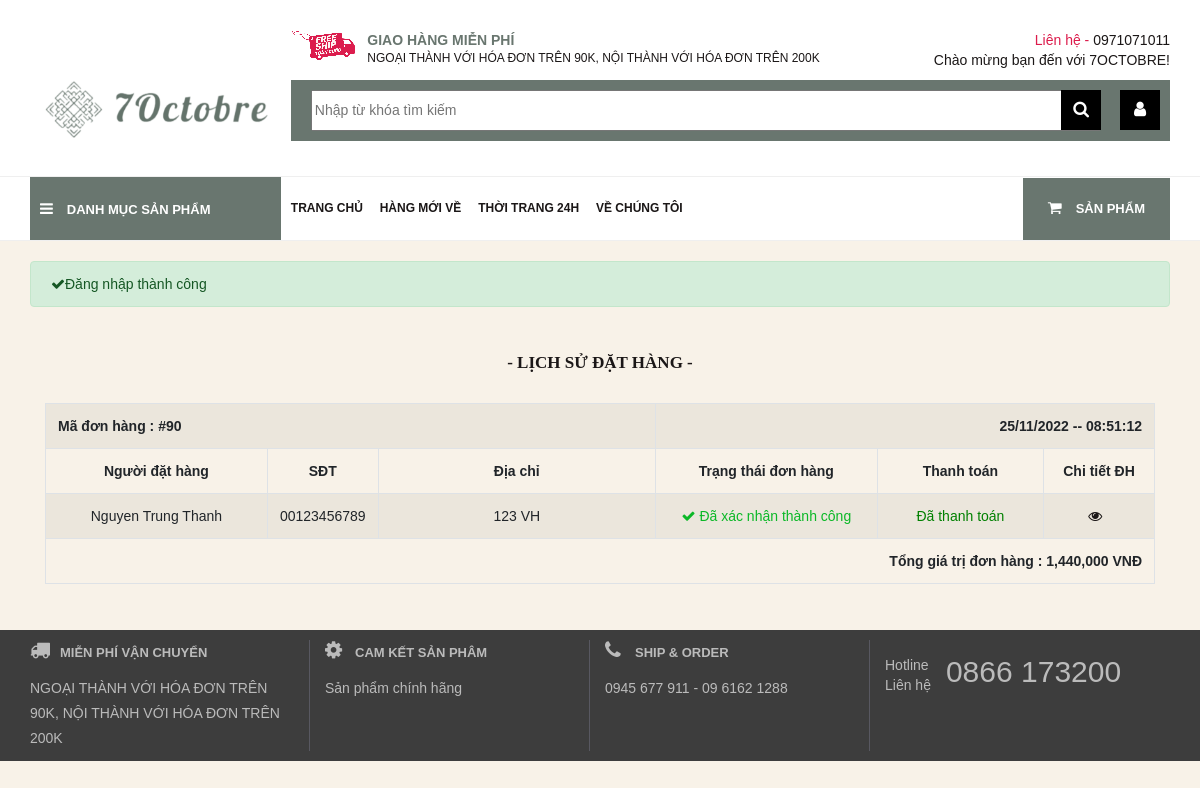
Page /lich-su-mua-hang (signed in) on the committed database.
### tables this page shows
CREATE TABLE `categories` (
  `id` int(11) NOT NULL,
  `name` varchar(255) NOT NULL,
  `avatar` varchar(255) DEFAULT NULL,
  `status` tinyint(3) NOT NULL,
  `category_status` tinyint(3) NOT NULL,
  `content` varchar(255) NOT NULL,
  `hotcategory` tinyint(3) NOT NULL,
  `created_at` timestamp NOT NULL DEFAULT current_timestamp(),
  `updated_at` datetime DEFAULT NULL
);

CREATE TABLE `orders` (
  `id` int(11) NOT NULL,
  `user_id` int(11) DEFAULT NULL COMMENT 'Id của user trong trường hợp đã login và đặt hàng, là khóa ngoại liên kết với bảng users',
  `fullname` varchar(255) DEFAULT NULL COMMENT 'Tên khách hàng',
  `address` varchar(255) DEFAULT NULL COMMENT 'Địa chỉ khách hàng',
  `phone` varchar(255) DEFAULT NULL COMMENT 'SĐT khách hàng',
  `email` varchar(255) DEFAULT NULL COMMENT 'Email khách hàng',
  `note` text DEFAULT NULL COMMENT 'Ghi chú từ khách hàng',
  `price_total` int(11) DEFAULT NULL COMMENT 'Tổng giá trị đơn hàng',
  `payment_status` tinyint(2) DEFAULT NULL COMMENT 'Trạng thái đơn hàng: 0 - Chưa thành toán, 1 - Đã thành toán',
  `status` tinyint(3) NOT NULL,
  `created_at` timestamp NOT NULL DEFAULT current_timestamp() COMMENT 'Ngày tạo đơn',
  `updated_at` datetime DEFAULT NULL COMMENT 'Ngày cập nhật cuối'
);

### App/controllers/controller.php (called while the page is built, shortened)
<?php
class Controller{
    public function render($file,$variable=[]){
        extract($variable);
        require_once $file;
        $view= ob_get_clean();
        return $view;
    }
}

### Mvc/Frontend/controllers/LoginController.php (called while the page is built, shortened)
<?php
require_once  "Mvc/Frontend/Models/Order.php";
class LoginController extends Controller{
    public function history()
    {
        $id=$_SESSION["user_account"]["id"];
        $order_model=new Order();
        $orders=$order_model->listOrder($id);
        $this->content=$this->render('Mvc/frontend/views/login/shoppingcart.php',["orders" => $orders]);
        require_once 'Mvc/frontend/views/layouts/main.php';
    }
}

### index.php (called while the page is built, shortened)
<?php
    $action=isset($_GET["action"]) ? $_GET["action"] : 'index';
    $obj = new $controller;
    $obj->$action();

### App/database/Model.php (called while the page is built, shortened)
<?php
    class Model{
        public function __construct(){
            $this->connection=$this->getConnection();
        }
        public function getConnection(){
            $connection=new PDO(Database::DB_DSN,
                                Database::DB_USERNAME,
                                Database::DB_PASSWORD);
            return $connection;
        }
}

### Mvc/Frontend/models/Order.php (called while the page is built, shortened)
<?php
class Order extends Model
{
    public function listOrder($id){
        $obj_select=$this->connection->prepare("select * from orders where user_id=$id
                    order by orders.created_at desc ");
        $obj_select->execute();
        $orders = $obj_select->fetchAll(PDO::FETCH_ASSOC);
        return $orders;
    }
}

### Mvc/Frontend/models/Category.php (called while the page is built, shortened)
<?php
class Category extends Model{
    public function categoryNews(){
        $sql_select="select * from categories where status=1 and category_status=0 order by categories.created_at asc limit 0,3";
        $obj_select=$this->connection->prepare($sql_select);
        $obj_select->execute();
        return $obj_select->fetchAll(PDO::FETCH_ASSOC);
    }
}

### App/helpers/Helper.php (called while the page is built, shortened)
<?php
class Helper
{
    public static function getSlug($str) {
        $str = trim(mb_strtolower($str));
        $str = preg_replace('/(à|á|ạ|ả|ã|â|ầ|ấ|ậ|ẩ|ẫ|ă|ằ|ắ|ặ|ẳ|ẵ)/', 'a', $str);
        $str = preg_replace('/(è|é|ẹ|ẻ|ẽ|ê|ề|ế|ệ|ể|ễ)/', 'e', $str);
        $str = preg_replace('/(ì|í|ị|ỉ|ĩ)/', 'i', $str);
        $str = preg_replace('/(ò|ó|ọ|ỏ|õ|ô|ồ|ố|ộ|ổ|ỗ|ơ|ờ|ớ|ợ|ở|ỡ)/', 'o', $str);
        $str = preg_replace('/(ù|ú|ụ|ủ|ũ|ư|ừ|ứ|ự|ử|ữ)/', 'u', $str);
        $str = preg_replace('/(ỳ|ý|ỵ|ỷ|ỹ)/', 'y', $str);
        $str = preg_replace('/(đ)/', 'd', $str);
        $str = preg_replace('/[^a-z0-9-\s]/', '', $str);
        $str = preg_replace('/([\s]+)/', '-', $str);
        return $str;
    }
}

### Mvc/Frontend/views/login/shoppingcart.php (the view, shortened to what this page needs)
<div class="container">
    <div class="row">
        <div class="col-sm-12" style="margin: 30px 0px">
            <h5 style="font-size: 17px;text-align: center;margin-bottom: 10px;font-family: 'Times New Roman';font-weight: bold;padding-bottom: 20px"> - LỊCH SỬ ĐẶT HÀNG -</h5>
            <?php if(!empty($orders)):
                foreach ($orders as $cart):
                    ?>
                    <table   class="table table-striped table-bordered table-list">
                        <th  colspan="3"> Mã đơn hàng : #<?php echo $cart["id"]; ?></th>
                        <th style="text-align: right" colspan="3"><?php  echo date('d/m/Y -- H:i:s',strtotime($cart["created_at"]));?></th>
                        <tr style="text-align: center">
                            <th width="20%">Người đặt hàng</th>
                            <th  width="10%">SĐT</th>
                            <th  width="25%">Địa chỉ</th>
                            <th  width="20%">Trạng thái đơn hàng</th>
                            <th  width="15%">Thanh toán</th>
                            <th  width="10%">Chi tiết ĐH</th>
                        </tr>
                        <tr style="text-align: center">
                            <td><?php echo $cart["fullname"]; ?></td>
                            <td>0<?php echo $cart["phone"]; ?></td>
                            <td><?php echo $cart["address"]; ?></td>
                            <td>
                                <?php
                                if($cart["status"] == 0)
                                {
                                    echo "<i style='color: red' class='fa fa-retweet'></i> <span style='color:red'> Đang xử lý</span>";
                                }
                                elseif ($cart["status"] == 1)
                                {
                                    echo "<i style='color: #0bb827' class='fa fa-check'></i> <span style='color: #0bb827'>Đã xác nhận thành công</span>";
                                }
                                elseif($cart["status"] == 3)
                                {
                                    echo "<i style='color: red' class='fa fa-check'></i> <span style='color:red'> Đang hàng của bạn đã hủy</span>";
                                }
                                ?>
                            </td>
                            <td>
                                <?php
                                if($cart["payment_status"] == 0)
                                {
                                    echo "<p style='color:blue'>Thanh toán tại nhà </p>";
                                }
                                elseif ($cart["payment_status"] == 1)
                                {
                                    echo "<p style='color:green'>Đã thanh toán</p>";
                                }
                                ?>
                            </td>
                            <td>
                                <a  title="" href="san-pham-don-hang/<?php echo $cart["id"]; ?>"><i class="fa fa-eye"></i></a> &nbsp;
                            </td>
                        </tr>
                        <th colspan="6" style="text-align: right">Tổng giá trị đơn hàng : <?php echo number_format($cart["price_total"]); ?> VNĐ</th>
                    </table>
                <?php endforeach;
            else:
                ?>
                <h5 style="text-align: center;">Bạn chưa có đơn hàng nào !!!</h5>
            <?php endif; ?>
        </div>
    </div>
</div>

### Mvc/Frontend/views/categories/category_news.php
<?php if (!empty($categories)):
foreach ($categories as $category):
$category_id = $category["id"];
$category_name = $category["name"];
$category_slug = Helper::getSlug($category_name);
$category_link = "danh-sach-blogs/$category_slug/$category_id"
?>
<li><a href="<?php echo $category_link; ?>"><?php echo $category_name; ?></a></li>
<?php endforeach; else: ?>
<?php endif; ?>

### Assets/Frontend/css/style.css (style rules this page uses)
body, h1, h2, h3, h4, h5, h6, p, ul { margin: 0px; padding: 0px; }
body { font-family: Arial; font-style: normal; font-weight: 400; line-height: 1.42857143; font-size: 14px; color: #1b1717;; background-color: #f8f2e8; padding: 0px; }
li { list-style: none; }
a { color: #1b1717; }
.menu-center li { display: inline-block; padding: 20px 13px 20px 0px; }
.menu-center li a { line-height: 20px; padding-top: 16px; padding-bottom: 16px; white-space: nowrap; font-size: 12px; font-weight: bold; text-transform: uppercase }

### rows in the picture
categories: name "THỜI TRANG 24H"
orders: id "90", created_at "25/11/2022 -- 08:51:12", fullname "Nguyen Trung Thanh", phone "0123456789", address "123 VH", status 1 (drawn), payment_status "Đã thanh toán", price_total "1,440,000"

### other values in the picture
$_SESSION["success"] "Đăng nhập thành công"
